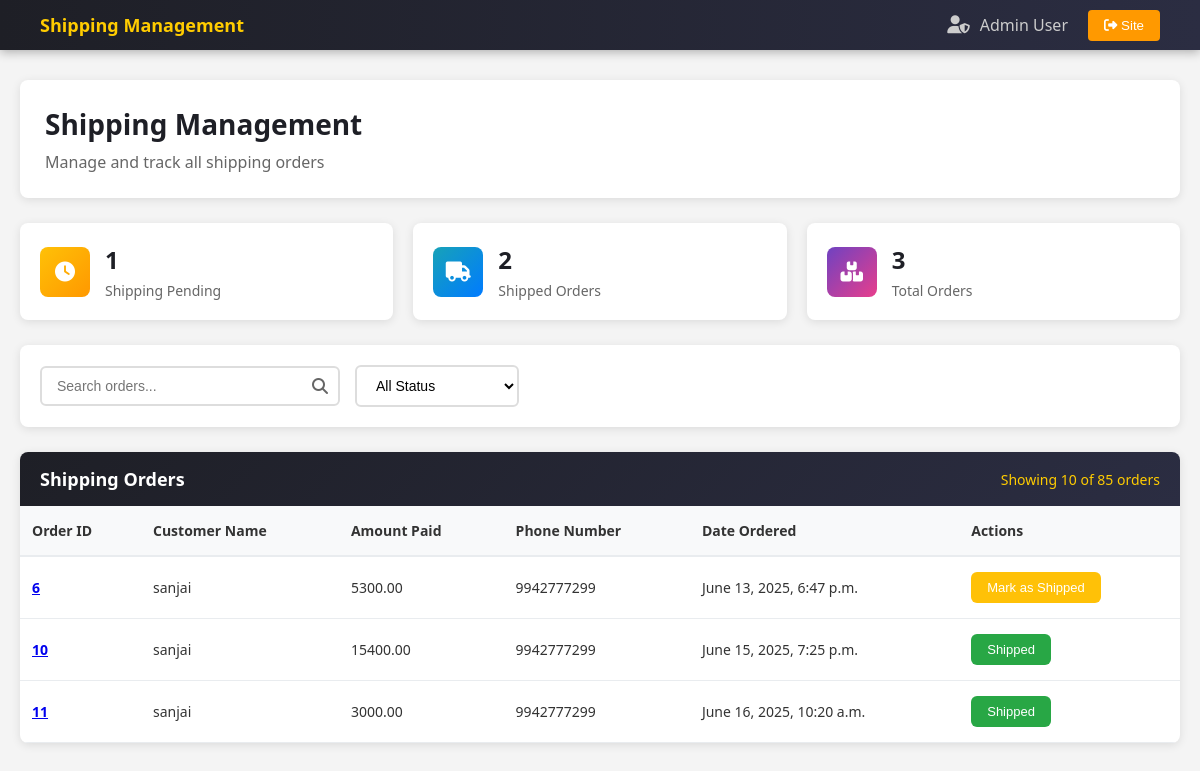
The page /payment/dash (signed in) on the database as committed earlier.
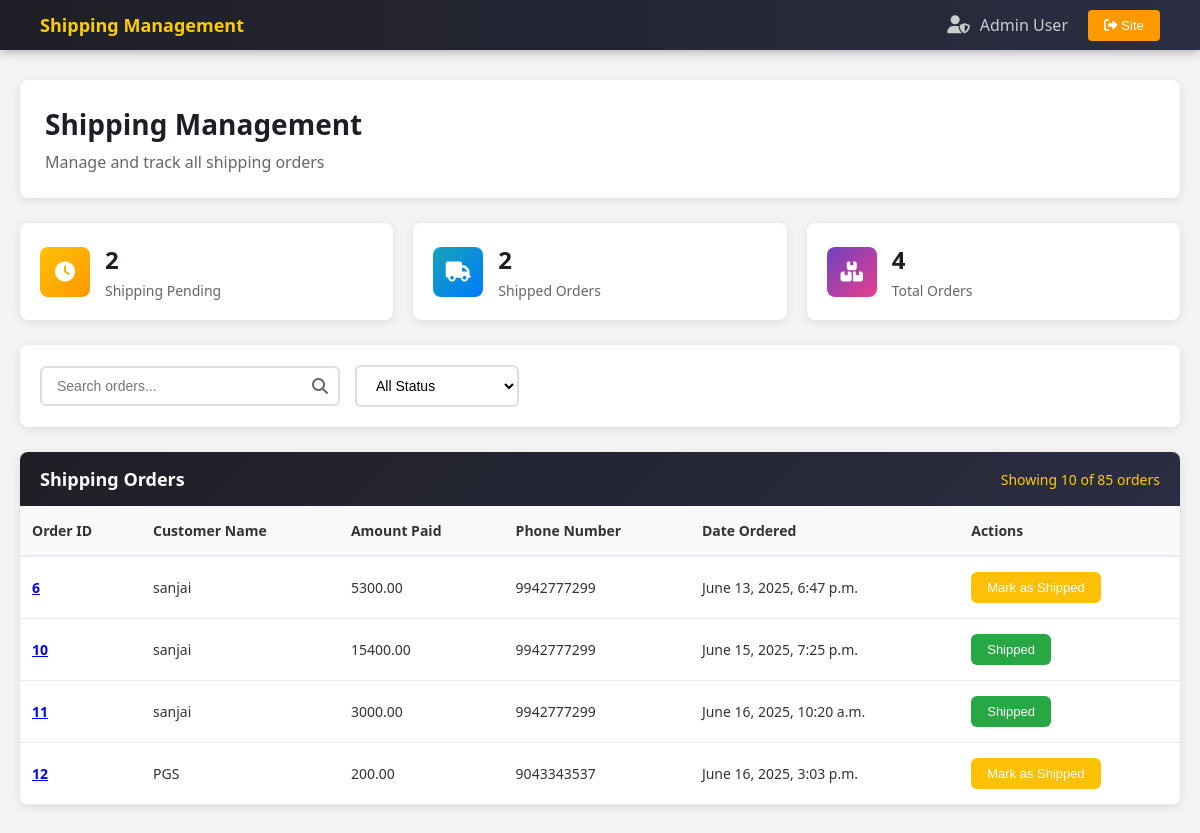
The same page on the database as committed later.
### payment/models.py (models this page shows, shortened)
class Order(models.Model):
    user = models.ForeignKey(User, on_delete=models.CASCADE, null=True, blank=True)
    full_name = models.CharField(max_length=255)
    phone = models.CharField(max_length=13)
    address = models.TextField(max_length=255)
    amount_paid = models.DecimalField(max_digits=10, decimal_places=2)
    date_ordered = models.DateTimeField(auto_now_add=True)
    shipped = models.BooleanField(default=False)
    date_shipped = models.DateTimeField(null=True, blank=True)

### payment/views.py (the view, shortened to what this page needs)
# urls.py: path('dash', views.dash, name='dash'),
def dash(request):
    if request.user.is_authenticated and request.user.is_staff:
        orders = Order.objects.all()
        shipped_orders_count = orders.filter(shipped=True).count()
        not_shipped_orders_count = orders.filter(shipped=False).count()
        total_orders = shipped_orders_count + not_shipped_orders_count
        return render(request, 'payment/dash.html', {'orders': orders, 'shipped_orders_count' : shipped_orders_count, 'not_shipped_orders_count': not_shipped_orders_count, 'total_orders': total_orders})
    else:
        messages.error(request, 'You do not have permission to access this page.')
        return redirect('home')

### cart/context_processors.py (called while the page is built)
def cart(request):
    return {'cart': Cart(request)}

### payment/templates/payment/dash.html (shortened to what the changed rows need)
{% load static %}
<!DOCTYPE html>
<html lang="en">
<head>
    <link rel="stylesheet" href="{% static 'css/dash.css' %}">
</head>
<body>
    <div class="admin-container">
        <div class="page-header">
            <h1>Shipping Management</h1>
        </div>
        <div class="summary-cards">
            <div class="summary-card">
                <div class="card-content">
                    <h3 id="pendingCount">{{ not_shipped_orders_count }}</h3>
                    <p>Shipping Pending</p>
                </div>
            </div>
            <div class="summary-card">
                <div class="card-content">
                    <h3 id="totalCount">{{ total_orders }}</h3>
                    <p>Total Orders</p>
                </div>
            </div>
        </div>
        <div class="shipping-table">
            <div class="table-wrapper">
                <table id="shippingTable">
                    <thead>
                        <tr>
                            <th>Order ID</th>
                            <th>Customer Name</th>
                            <th>Amount Paid</th>
                            <th>Phone Number</th>
                            <th>Date Ordered</th>
                            <th>Actions</th>
                        </tr>
                    </thead>
                    <tbody>
                        {% for item in orders %}
                        <tr>
                            <td><a href="{% url 'order_view' item.id %}"><strong>{{ item.id }}</strong></a></td>
                            <td>{{ item.full_name }}</td>
                            <td>{{ item.amount_paid }}</td>
                            <td>{{ item.phone }}</td>
                            <td>{{ item.date_ordered }}</td>
                            <td>
                                <form method="POST">
                                    {% if not item.shipped %}
                                    <button type="submit" class="btn-status" style="background-color: #ffc107;">Mark as
                                        Shipped</button>
                                    {% else %}
                                    <button type="submit" class="btn-status" style="background-color: #28a745;"
                                        disabled>Shipped</button>
                                    {% endif %}
                                </form>
                            </td>
                        </tr>
                        {% endfor %}
                </table>
            </div>
        </div>
    </div>
</body>
</html>

Rows that differ between the two databases and show on the page:
added Order: id "12", full_name "PGS", amount_paid "200.00", phone "9043343537", date_ordered "June 16, 2025, 3:03 p.m.", shipped "Mark as Shipped"
Other text that changed with them:
{{ not_shipped_orders_count }}: "1" → "2"
{{ total_orders }}: "3" → "4"
